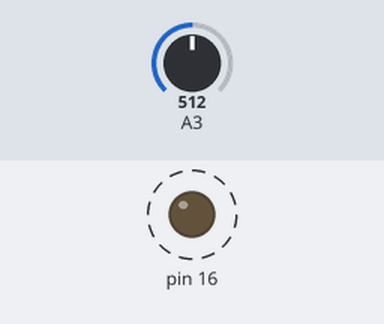
A sketch run on a simulated Arduino Uno, built with avr-gcc and run on an emulated ATmega328P. Parts: output pins drawn as LEDs (lit = HIGH). Dashed ring = blinking. The test bench sets the inputs (shaded band); at power-on: A3 = 512. What the sketch prints to the serial monitor is not drawn.

Above: at 0.3 s.
Timing chart, 0 to 3.0 s (numbered marks = the images above):
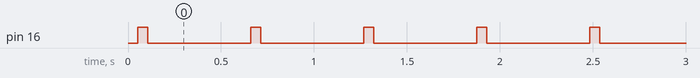

The sketch:

cloud_detector.ino
```cpp
void setup() {
  // put your setup code here, to run once:
  Serial.begin(115200);
  pinMode(16,OUTPUT);
  pinMode(17,INPUT);
  digitalWrite(16,LOW);
}

void loop() {
  // put your main code here, to run repeatedly:
  long tmr = micros();
  Serial.println(readCloudDetector());
  Serial.println((long)(micros()-tmr));
  delay(500);
}

int readCloudDetector(){
  uint16_t avg_level = 0;
  for(int i=0;i<500;i++)
    avg_level+=analogRead(17);
  avg_level /= 500;
  digitalWrite(16,HIGH);
  uint16_t new_level =0;
  for(int i=0;i<500;i++)
    new_level+=analogRead(17);
  new_level/=500;
  digitalWrite(16,LOW);
  return (avg_level - new_level);
}
```

Measured:
- by itself, pin 16: alternates HIGH for 0.05 s and LOW for 0.55 s
